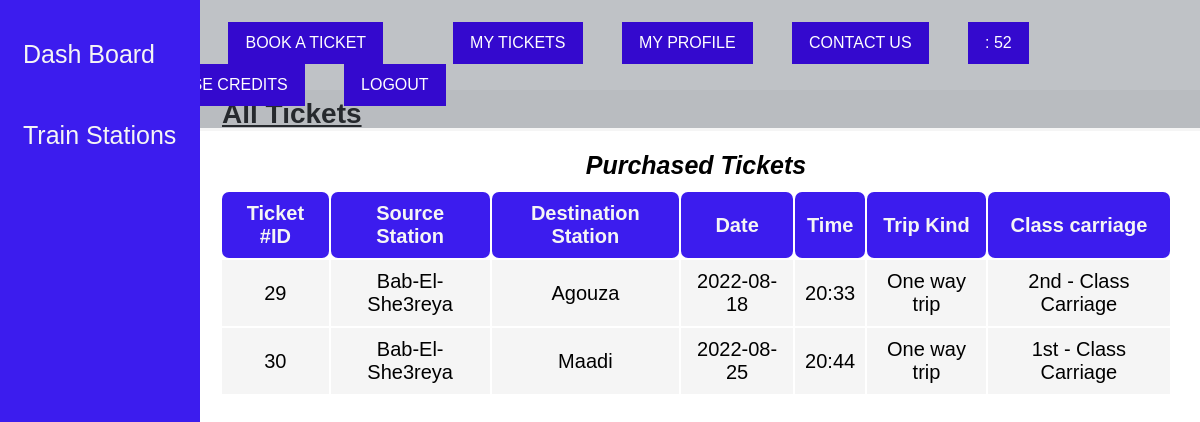
Screenshot of /all-tickets.php (signed in) with the database file from the repository.
### tables this page shows
CREATE TABLE `users` (
  `id` int(10) NOT NULL,
  `user_name` varchar(200) NOT NULL,
  `user_email` varchar(200) NOT NULL,
  `user_password` varchar(200) NOT NULL,
  `user_phone` int(12) NOT NULL,
  `user_type` varchar(10) NOT NULL,
  `profile_picture` varchar(255) NOT NULL DEFAULT 'default-pp.jpg',
  `hasTicket` int(1) NOT NULL,
  `user_balance` int(255) NOT NULL
);

CREATE TABLE `tickets` (
  `ticketID` int(200) NOT NULL,
  `source` varchar(200) NOT NULL,
  `destination` varchar(200) NOT NULL,
  `date` varchar(200) NOT NULL,
  `return_date` varchar(255) DEFAULT NULL,
  `time` varchar(200) NOT NULL,
  `trip_type` varchar(200) NOT NULL,
  `trip_class` varchar(200) NOT NULL,
  `ticketCount` int(200) NOT NULL,
  `by_user_id` int(200) NOT NULL
);

### all-tickets.php (the view, shortened to what this page needs)
<!DOCTYPE html>
<html lang="en">
<?php require_once './database/dbConnection.php';?>
<head>
    <link rel="stylesheet" href="CSS/admin-panel.css">
</head>
<?php session_start();
    include 'navbar.php';?>
<body>
    <div class="sidenav">
        <a href="admin-panel.php">Dash Board</a>
        <a href="train-stations.php">Train Stations</a>
    </div>
    <div class="body2">
        <div class="title">
            <p> <b>All Tickets</b></p>
        </div>
        <div class="users-table">
            <table>
                <caption><b>Purchased Tickets</b></caption>
                <thead>
                    <tr>
                        <th>Ticket #ID</th>
                        <th>Source Station</th>
                        <th>Destination Station</th>
                        <th>Date</th>
                        <th>Time</th>
                        <th>Trip Kind</th>
                        <th>Class carriage</th>
                    </tr>
                </thead>
                <?php
$sql="SELECT * FROM tickets";
$result=mysqli_query($conn,$sql);
while($row=mysqli_fetch_assoc($result))
{
?>
                <tbody>
                    <tr class="grey-tr">
                        <td><span name="ID"><?php echo $row['ticketID'] ?> </span></td>
                        <td><?php echo $row['source'] ?></td>
                        <td><?php echo $row['destination'] ?></td>
                        <td><?php echo $row['date'] ?></td>
                        <td><?php echo $row['time'] ?></td>
                        <td><?php echo $row['trip_type'] ?></td>
                        <td><?php echo $row['trip_class'] ?></td>
                    </tr>
                </tbody>
                <?php
}
                ?>
            </table>
        </div>
    </div>
</body>
</html>

### navbar.php (shortened to what this page needs)
<?php
require_once './database/dbConnection.php';
?>
<html>
<head>
  <link rel="stylesheet" href="css/navbar.css" />
  <link rel="stylesheet" href="css/index.css" />
</head>
  <nav>
    <ul id="menu">
      <?php
      if (isset($_SESSION['user_id'])):
        $id=$_SESSION['user_id'];
        $sql="SELECT user_balance FROM users where id ='$id'";
        $result=mysqli_query($conn,$sql);
        $row=mysqli_fetch_array($result)
    ?>
      <li> <a href="index.php">Home</li></a>
      <li><a href="book-a-ticket.php">Book A Ticket</a><li>
        <li> <a href="train-ticket.php">My Tickets</li></a>
        <li> <a href="profile.php">My Profile</li></a>
        <li><a href="cu.php">Contact us</a></li>
        <li><a href="index.php"> <i class="fa fa-money"></i> : <?php echo $row[0] ?></li></a>
        <li> <a href="purchasecredits.php">Purchase Credits</li></a>
      <li> <a href="logout.php">Logout</li></a>
      <?php endif;?>
    </ul>
  </nav>
</html>

### css/admin-panel.css (style rules this page uses)
body { font-family: 'Poppins', sans-serif; }
.sidenav { height: 100%; width: 200px; position: fixed; z-index: 1; top: 0; left: 0px; background-color: rgb(60, 28, 238); overflow-x: hidden; padding-top: 34px; }
.sidenav a { padding: 6px 6px 6px 23px; text-decoration: none; margin-bottom: 40px; font-size: 25px; color: whitesmoke; display: block; }
.body2 { margin-left: 192px; }
.title { margin-top: 90px; font-size: 28px; text-decoration: underline; text-underline-offset: 2px; background-color: whitesmoke; padding: 8px 30px 1px; }
.users-table { text-align: center; margin: 20px 28px; font-size: 20px; }
table { width: 100%; }
th { color: whitesmoke; background-color: rgb(60, 28, 238); border: 0px #111 solid; border-radius: 7px; }
th, td { padding: 10px; }
.grey-tr { background-color: rgb(245, 245, 245); border: 4px rgb(60, 28, 238) solid; }
caption { font-size: 25px; font-style: italic; margin-bottom: 10px; }

### css/navbar.css (style rules this page uses)
nav { display: flex; justify-content: space-between; align-items: center; padding: 22px 6%; position: absolute; top: 0; left: 0; width: 100%; z-index: 1; background-color: rgba(95, 103, 113, 0.4); }
nav ul li:last-child { padding: 0; }
nav ul li a { display: block; }
nav ul li { display: inline-block; margin-left: 35px; color: white; text-transform: uppercase; font-weight: 500; transition: 0.3s; cursor: pointer; }
nav ul li a { color: white; text-decoration: none; background-color: var(--main-text-color); padding: 12px 17px; transition: 0.3s; }

### css/index.css (style rules this page uses)
:root { --main-text-color: #3409ce; }
* { font-family: "Poppins", sans-serif; margin: 0; padding: 0; box-sizing: border-box; list-style: none; }

### rows the page displays
users: user_balance "52"
tickets: ticketID "29", source "Bab-El-She3reya", destination "Agouza", date "2022-08-18", time "20:33", trip_type "One way trip", trip_class "2nd - Class Carriage"
tickets: ticketID "30", source "Bab-El-She3reya", destination "Maadi", date "2022-08-25", time "20:44", trip_type "One way trip", trip_class "1st - Class Carriage"
